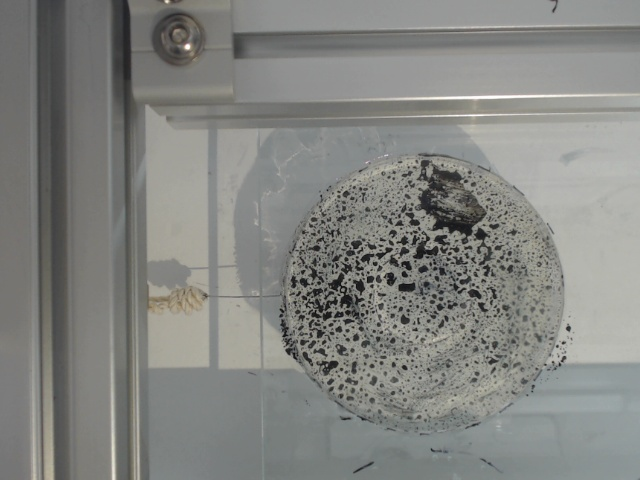
#> input picture image/img1.jpg, 640 x 480 px, found by its file name
$ python warp.py
#> lines starting #> are read from the running program, lines starting #| are printed output that depends on the picture
import cv2
import numpy as np

img = cv2.imread("img1.jpg")
#> img is the input picture: shape (480, 640, 3); mean B, G, R 129.1, 132.7, 131.5

h, w = img.shape[:2]
#> h = 480; w = 640

# 平移矩陣 (x:+5, y:+5)
M = np.float32([
    [1, 0, 5],
    [0, 1, 5]
])

shifted = cv2.warpAffine(img, M, (w, h))
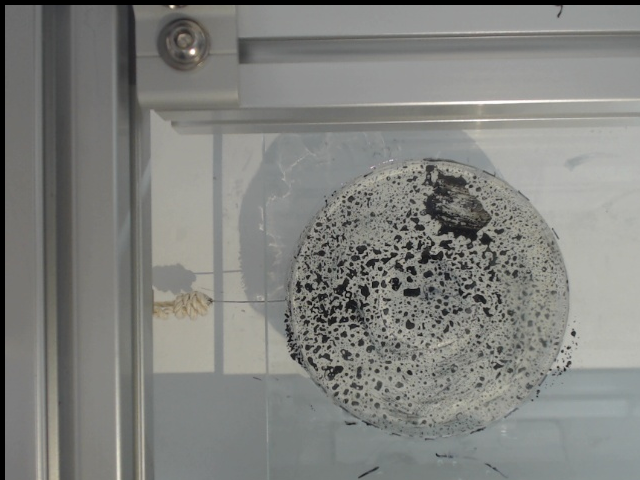
#> shifted: shape (480, 640, 3); mean B, G, R 126.5, 130, 129

cv2.imwrite("output.jpg", shifted)
cv2.imshow("shifted", shifted)
cv2.waitKey(0)
cv2.destroyAllWindows()

# 存成 jpg
cv2.imwrite("img1_shefted.jpg", shifted)
